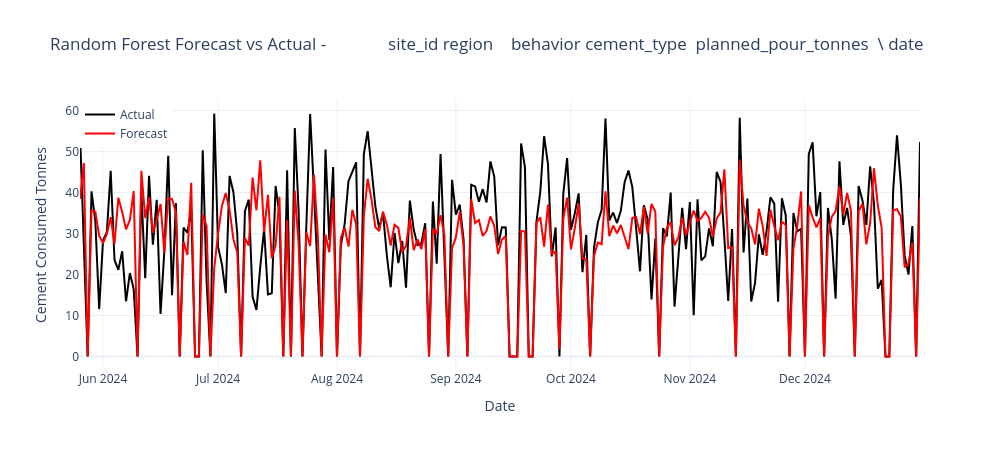

Notebook source saved alongside this figure:
### Code cell
fig = go.Figure()

fig.add_trace(go.Scatter(
    x=y_test.index,
    y=y_test,
    mode='lines',
    name='Actual',
    line=dict(color='black')
))

fig.add_trace(go.Scatter(
    x=y_test.index,
    y=rf_forecast,
    mode='lines',
    name='Forecast',
    line=dict(color='red')
))

fig.update_layout(
    title=f'Random Forest Forecast vs Actual - {site_df}',
    xaxis_title='Date',
    yaxis_title='Cement Consumed Tonnes',
    legend=dict(x=0, y=1),
    template='plotly_white',
    width=1000,
    height=450
)

fig.show()

### Figure 1 — Plotly figure (JSON) as saved in the notebook; plotly's stock layout.template omitted (floating-point values rounded to 4 significant figures; data arrays with more than 128 entries replaced by an {"elided": "..."} marker saying what was removed)
{"data": [{"line": {"color": "black"}, "mode": "lines", "name": "Actual", "type": "scatter", "x": {"elided": "220 str values"}, "y": {"elided": "220 float values"}}, {"line": {"color": "red"}, "mode": "lines", "name": "Forecast", "type": "scatter", "x": {"elided": "220 str values"}, "y": {"elided": "220 float values"}}], "layout": {"height": 450, "legend": {"x": 0, "y": 1}, "title": {"text": "Random Forest Forecast vs Actual -              site_id region    behavior cement_type  planned_pour_tonnes  \\\ndate                                                                       \n2022-01-01  SITE_001  North  aggressive      CEM_II                43.18   \n2022-01-02  SITE_001  North  aggressive       CEM_I                45.26   \n2022-01-03  SITE_001  North  aggressive     CEM_III                38.69   \n2022-01-04  SITE_001  North  aggressive       CEM_I                33.16   \n2022-01-05  SITE_001  North  aggressive     CEM_III                56.88   \n...              ...    ...         ...         ...                  ...   \n2024-12-27  SITE_001  North  aggressive       CEM_I                30.74   \n2024-12-28  SITE_001  North  aggressive      CEM_II                30.27   \n2024-12-29  SITE_001  North  aggressive       CEM_I                31.84   \n2024-12-30  SITE_001  North  aggressive      CEM_II                44.84   \n2024-12-31  SITE_001  North  aggressive      CEM_II                52.31   \n\n            consumed_tonnes  opening_inventory_tonnes  deliveries_tonnes  \\\ndate                                                                       \n2022-01-01            34.54                     52.56              45.83   \n2022-01-02            45.26                     63.85              19.97   \n2022-01-03            38.69                     38.56              47.19   \n2022-01-04            33.16                     47.06              18.74   \n2022-01-05            47.04                     32.64              14.40   \n...                     ...                       ...                ...   \n2024-12-27            24.61                      0.00              24.61   \n2024-12-28            20.01                      0.00              20.01   \n2024-12-29            31.84                      0.00              34.94   \n2024-12-30             0.00                      3.10              32.37   \n2024-12-31            52.31                     35.47              22.69   \n\n            closing_inventory_tonnes  rain_mm  avg_temp_c  silo_capacity  \ndate                                                                      \n2022-01-01                     63.85     3.40       -3.10            448  \n2022-01-02                     38.56     3.23       14.28            448  \n2022-01-03                     47.06     2.64        6.40            448  \n2022-01-04                     32.64     8.25       14.23            448  \n2022-01-05                      0.00     2.69        8.97            448  \n...                              ...      ...         ...            ...  \n2024-12-27                      0.00    11.92        6.52            448  \n2024-12-28                      0.00     9.21       14.02            448  \n2024-12-29                      3.10     5.53       10.27            448  \n2024-12-30                     35.47    17.63        0.16            448  \n2024-12-31                      5.85     3.49       13.48            448  \n\n[1096 rows x 12 columns]"}, "width": 1000, "xaxis": {"title": {"text": "Date"}}, "yaxis": {"title": {"text": "Cement Consumed Tonnes"}}}}
